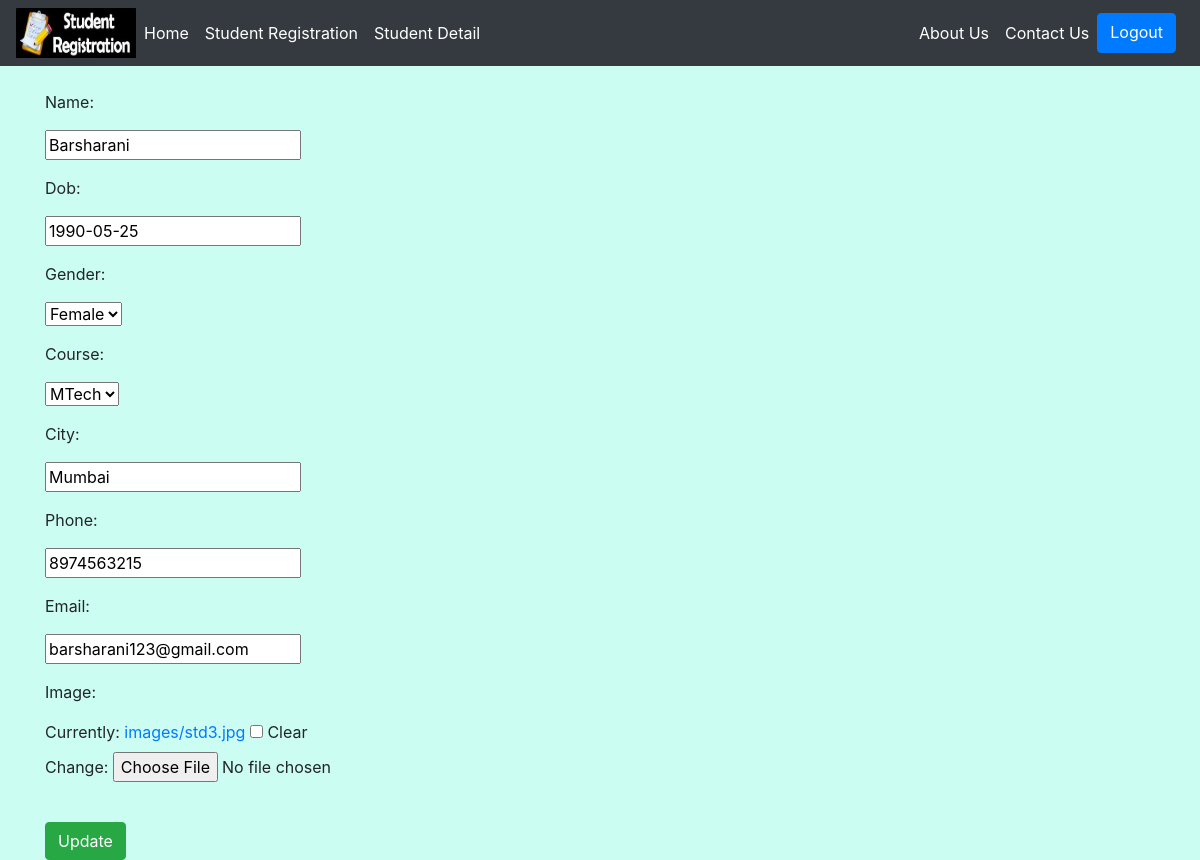
Screenshot of /update/2/ (signed in) with the database file from the repository.
### studentapp/models.py (models this page shows, shortened)
class Student(models.Model):
    name = models.CharField(max_length=50)
    dob = models.DateField()
    gender = models.CharField(
        default='Male', choices=GENDER_CHOICES, max_length=10)
    course = models.CharField(default='BTech', choices=COURSES, max_length=10)
    city = models.CharField(max_length=20)
    phone = models.CharField(max_length=50)
    email = models.EmailField(max_length=100)
    image = models.ImageField(upload_to='images/', blank=True)

### studentapp/views.py (the view, shortened to what this page needs)
# urls.py: path('update/<id>/', views.UpdateView, name='update'),
@login_required(login_url='login')
def UpdateView(request, id):
    data = get_object_or_404(Student, id=id)
    form = StudentForm(instance=data)
    context = {'form': form}
    return render(request, "studentapp/update.html", context)

### studentapp/forms.py
class StudentForm(forms.ModelForm):
    class Meta:
        model = Student
        fields = ['name', 'dob', 'gender', 'course',
                  'city', 'phone', 'email', 'image']

### studentapp/templates/studentapp/update.html (shortened to what this page needs)
{% extends 'studentapp/base.html' %}
{% block body %}
<br>
<div class="container">
    <div class="main">
        <form method="POST" enctype="multipart/form-data">
            <div class="form-group">
                <label class="form_label">{{form.name.label_tag}}</label>
                <div class="form_control">{{form.name}}</div>
            </div>
            <div class="form-group">
                <label class="form_label">{{form.dob.label_tag}}</label>
                <div class="form_control">{{form.dob}}</div>
            </div>
            <div class="form-group">
                <label class="form_label">{{form.gender.label_tag}}</label>
                <div class="form_control">{{form.gender}}</div>
            </div>
            <div class="form-group">
                <label class="form_label">{{form.course.label_tag}}</label>
                <div class="form_control">{{form.course}}</div>
            </div>
            <div class="form-group">
                <label class="form_label">{{form.city.label_tag}}</label>
                <div class="form_control">{{form.city}}</div>
            </div>
            <div class="form-group">
                <label class="form_label">{{form.phone.label_tag}}</label>
                <div class="form_control">{{form.phone}}</div>
            </div>
            <div class="form-group">
                <label class="form_label">{{form.email.label_tag}}</label>
                <div class="form_control">{{form.email}}</div>
            </div>
            <div class="form-group">
                <label class="form_label">{{form.image.label_tag}}</label>
                <div class="form_control">{{form.image}}</div>
            </div>
            <br>
            <input type="submit" class="btn btn-success" value="Update">
        </form>
    </div>
</div>
{% endblock body %}

### studentapp/templates/studentapp/base.html (style rules this page uses)
body, html { margin: 0; padding: 0; height: 100%; background: rgb(204, 253, 243) !important; }

### rows the page displays
Student: name "Barsharani", dob "1990-05-25", gender "Female", course "MTech", city "Mumbai", phone "8974563215", email "barsharani123@gmail.com"
